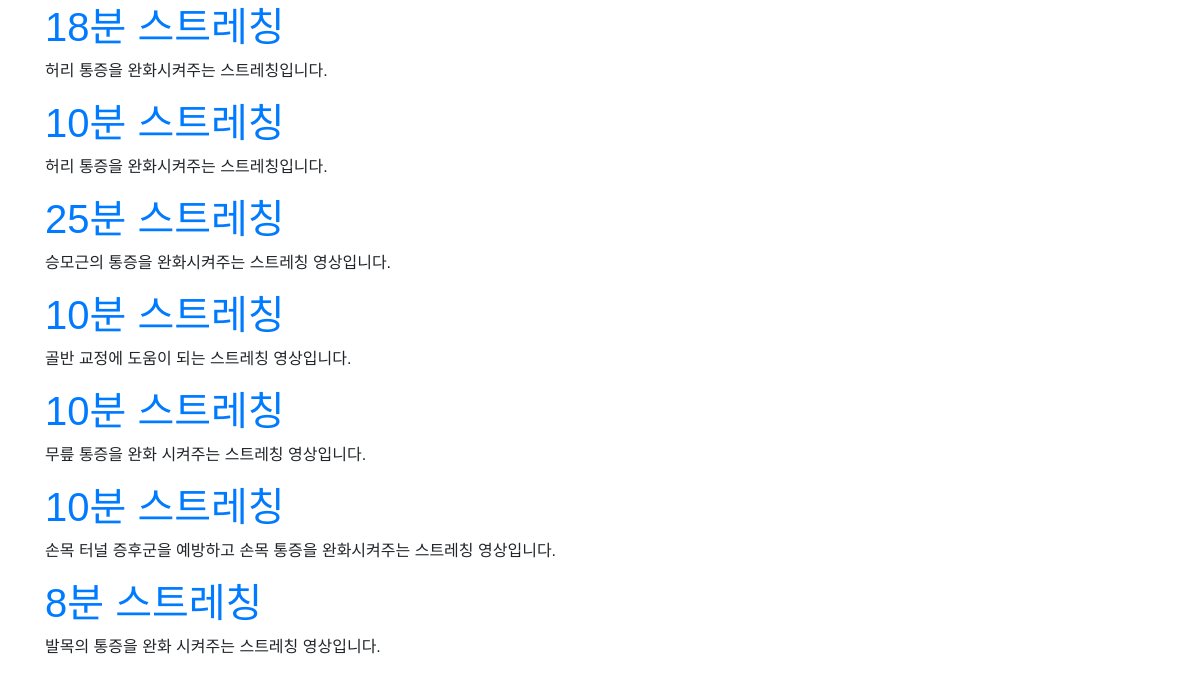
Page /list (lower part) on the earlier database version.
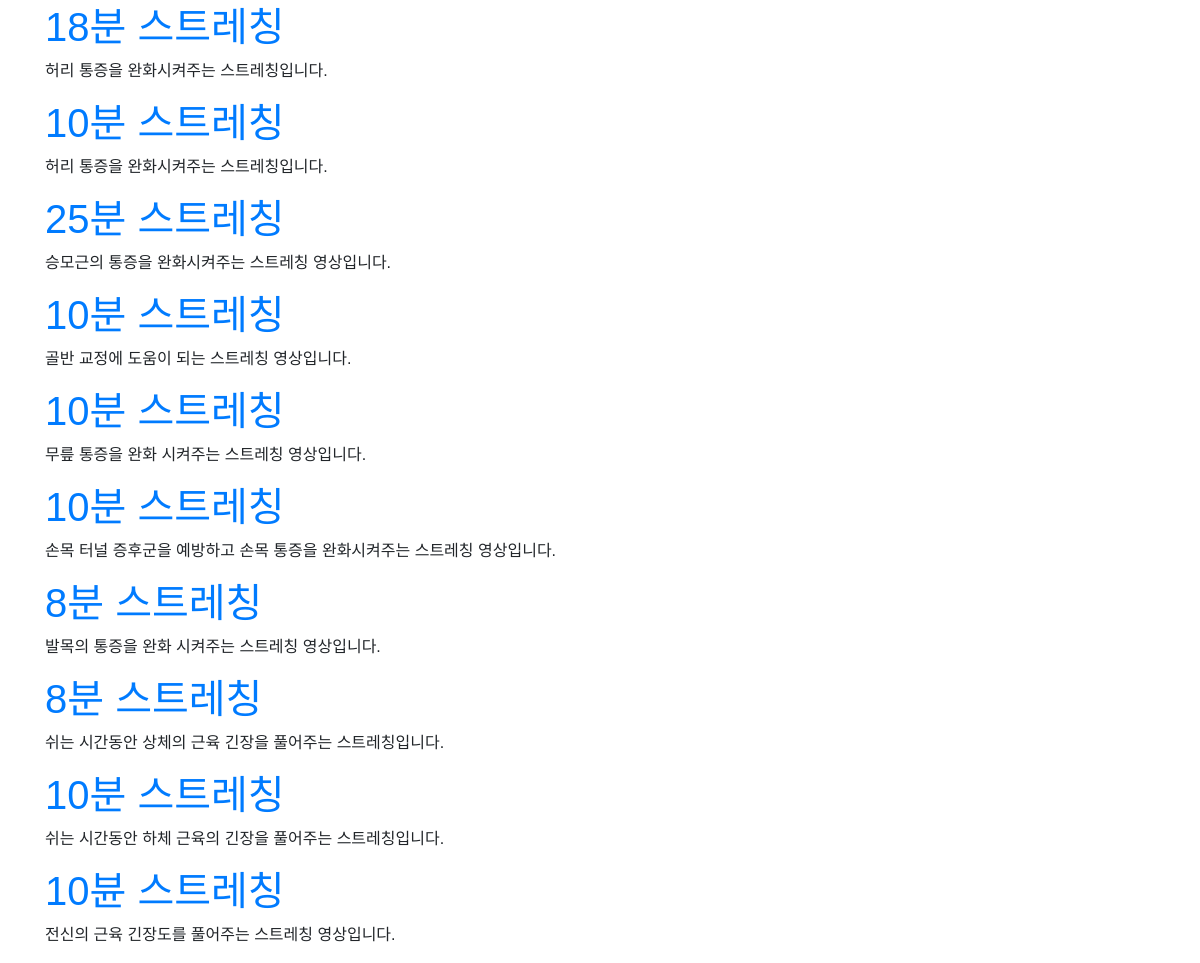
Same page on the later database version.
### fitweb/models.py (models this page shows, shortened)
class Post(models.Model):
    objects_num = models.CharField(max_length=200, default='')
    Header_first = models.CharField(max_length=200, default='')
    Header_second = models.CharField(max_length=200, default='')
    Header_third = models.CharField(max_length=200, default='', blank=True)
    author = models.ForeignKey(settings.AUTH_USER_MODEL, on_delete=models.CASCADE)
    title = models.CharField(max_length=200, default='')
    video = EmbedVideoField(blank=True)
    text = models.TextField()
    created_date = models.DateTimeField(
            default=timezone.now)
    published_date = models.DateTimeField(
            blank=True, null=True)

### fitweb/views.py (the view)
# urls.py: path('list', views.list, name='list'),
def list(request):
    posts = Post.objects.all()
    return render(request, 'fitweb/list.html', {'posts': posts})

### fitweb/templates/fitweb/list.html (shortened to what this page needs)
{% load embed_video_tags %}
{% load static %}
<html>
    <head>
        <link rel="stylesheet" href="https://maxcdn.bootstrapcdn.com/bootstrap/4.0.0-beta/css/bootstrap.min.css">
        <link rel="stylesheet" href="{% static "css/main.css" %}">
    </head>
<body>
<div class="content container">
    {% for post in posts %}
        <div class="post">
            <h1><a href="{% url 'detail' pk=post.pk %}">{{ post.title }}</a></h1>
            <p>{{ post.text|linebreaksbr }}</p>
        </div>
    {% endfor %}
</div>
</body>
</html>

Differences in the rows shown:
added Post: title "8분 스트레칭", text "쉬는 시간동안 상체의 근육 긴장을 풀어주는 스트레칭입니다."
added Post: title "10분 스트레칭", text "쉬는 시간동안 하체 근육의 긴장을 풀어주는 스트레칭입니다."
added Post: title "10뷴 스트레칭", text "전신의 근육 긴장도를 풀어주는 스트레칭 영상입니다."
